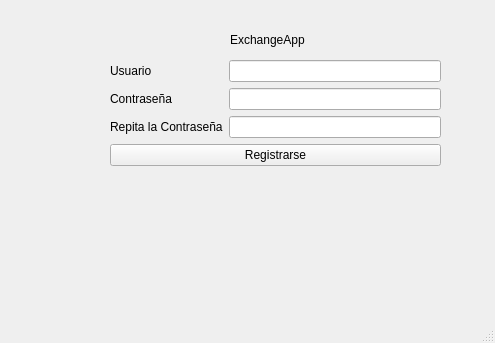
<?xml version="1.0" encoding="UTF-8"?>
<ui version="4.0">
 <class>MainWindow</class>
 <widget class="QMainWindow" name="MainWindow">
  <property name="geometry">
   <rect>
    <x>0</x>
    <y>0</y>
    <width>495</width>
    <height>343</height>
   </rect>
  </property>
  <property name="windowTitle">
   <string>MainWindow</string>
  </property>
  <widget class="QWidget" name="centralwidget">
   <widget class="QLabel" name="label">
    <property name="geometry">
     <rect>
      <x>230</x>
      <y>30</y>
      <width>101</width>
      <height>20</height>
     </rect>
    </property>
    <property name="text">
     <string>ExchangeApp</string>
    </property>
   </widget>
   <widget class="QWidget" name="formLayoutWidget">
    <property name="geometry">
     <rect>
      <x>110</x>
      <y>60</y>
      <width>331</width>
      <height>161</height>
     </rect>
    </property>
    <layout class="QFormLayout" name="formLayout">
     <item row="0" column="0">
      <widget class="QLabel" name="lbluser">
       <property name="text">
        <string>Usuario</string>
       </property>
      </widget>
     </item>
     <item row="0" column="1">
      <widget class="QLineEdit" name="txtUser"/>
     </item>
     <item row="1" column="0">
      <widget class="QLabel" name="lblPass">
       <property name="text">
        <string>Contraseña</string>
       </property>
      </widget>
     </item>
     <item row="1" column="1">
      <widget class="QLineEdit" name="txtPass"/>
     </item>
     <item row="2" column="0">
      <widget class="QLabel" name="lblPass_2">
       <property name="text">
        <string>Repita la Contraseña</string>
       </property>
      </widget>
     </item>
     <item row="2" column="1">
      <widget class="QLineEdit" name="txtPass_2"/>
     </item>
     <item row="3" column="0" colspan="2">
      <widget class="QPushButton" name="btnRegister">
       <property name="text">
        <string>Registrarse</string>
       </property>
      </widget>
     </item>
    </layout>
   </widget>
  </widget>
  <widget class="QMenuBar" name="menubar">
   <property name="geometry">
    <rect>
     <x>0</x>
     <y>0</y>
     <width>495</width>
     <height>22</height>
    </rect>
   </property>
  </widget>
  <widget class="QStatusBar" name="statusbar"/>
 </widget>
 <resources/>
 <connections/>
</ui>
